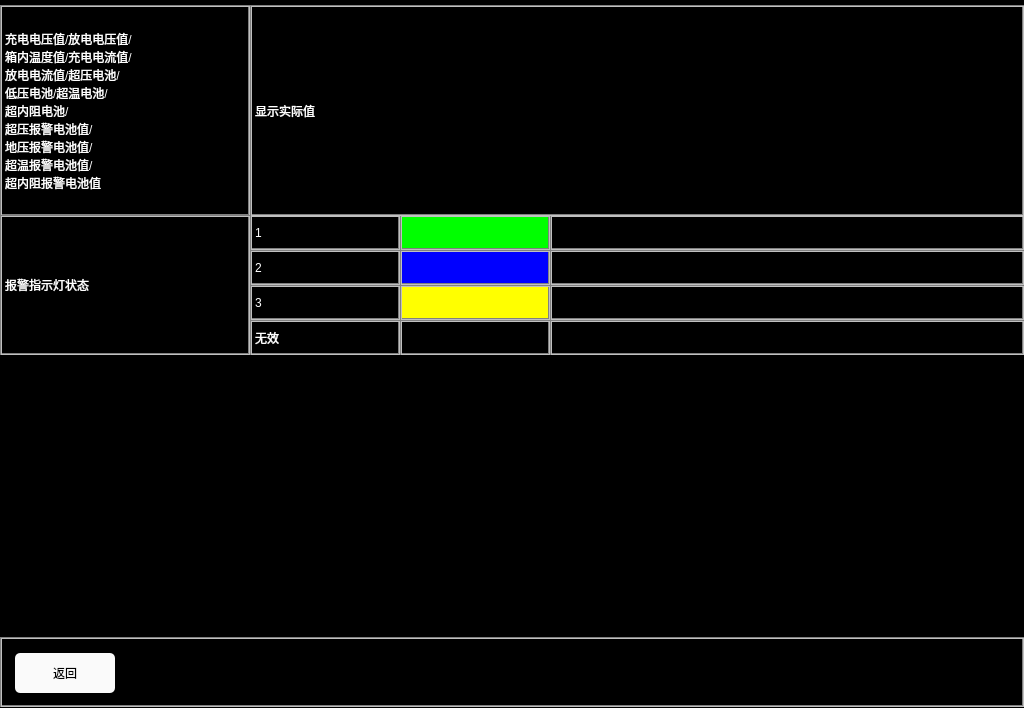
<?xml version="1.0" encoding="UTF-8"?>
<ui version="4.0">
 <class>BatteryHelpPage</class>
 <widget class="QWidget" name="BatteryHelpPage">
  <property name="geometry">
   <rect>
    <x>0</x>
    <y>0</y>
    <width>1024</width>
    <height>708</height>
   </rect>
  </property>
  <property name="windowTitle">
   <string>Form</string>
  </property>
  <property name="styleSheet">
   <string notr="true">QLabel
{
	color: white;
	border: 2px groove gray;
    border-color: gray;
	font: 20px, &quot;SimHei&quot;;	
}

QWidget
{
	background-color: black;
}

QPushButton
{
	font: 20px, &quot;SimHei&quot;;
    color: black;
	background-color: rgb(250, 250, 250);
	border-radius: 5px;
}</string>
  </property>
  <widget class="QLabel" name="label_viewComment">
   <property name="geometry">
    <rect>
     <x>550</x>
     <y>215</y>
     <width>474</width>
     <height>35</height>
    </rect>
   </property>
   <property name="text">
    <string/>
   </property>
  </widget>
  <widget class="QLabel" name="label_viewCondition">
   <property name="geometry">
    <rect>
     <x>250</x>
     <y>215</y>
     <width>150</width>
     <height>35</height>
    </rect>
   </property>
   <property name="text">
    <string>1</string>
   </property>
  </widget>
  <widget class="QLabel" name="label_voltage_2">
   <property name="geometry">
    <rect>
     <x>0</x>
     <y>5</y>
     <width>250</width>
     <height>211</height>
    </rect>
   </property>
   <property name="text">
    <string>充电电压值/放电电压值/
箱内温度值/充电电流值/
放电电流值/超压电池/
低压电池/超温电池/
超内阻电池/
超压报警电池值/
地压报警电池值/
超温报警电池值/
超内阻报警电池值</string>
   </property>
  </widget>
  <widget class="QLabel" name="label_voltage4">
   <property name="geometry">
    <rect>
     <x>250</x>
     <y>285</y>
     <width>150</width>
     <height>35</height>
    </rect>
   </property>
   <property name="text">
    <string>3</string>
   </property>
  </widget>
  <widget class="QLabel" name="label_voltage4_2">
   <property name="geometry">
    <rect>
     <x>550</x>
     <y>285</y>
     <width>474</width>
     <height>35</height>
    </rect>
   </property>
   <property name="text">
    <string/>
   </property>
  </widget>
  <widget class="QLabel" name="label_voltage3_2">
   <property name="geometry">
    <rect>
     <x>550</x>
     <y>250</y>
     <width>474</width>
     <height>35</height>
    </rect>
   </property>
   <property name="text">
    <string/>
   </property>
  </widget>
  <widget class="QLabel" name="label_voltage3_1">
   <property name="geometry">
    <rect>
     <x>400</x>
     <y>250</y>
     <width>150</width>
     <height>35</height>
    </rect>
   </property>
   <property name="styleSheet">
    <string notr="true">background-color: blue;</string>
   </property>
   <property name="text">
    <string/>
   </property>
  </widget>
  <widget class="QLabel" name="label_viewItem">
   <property name="geometry">
    <rect>
     <x>400</x>
     <y>215</y>
     <width>150</width>
     <height>35</height>
    </rect>
   </property>
   <property name="styleSheet">
    <string notr="true">background-color: rgb(0,255,0);</string>
   </property>
   <property name="text">
    <string/>
   </property>
  </widget>
  <widget class="QLabel" name="label_voltage">
   <property name="geometry">
    <rect>
     <x>0</x>
     <y>215</y>
     <width>250</width>
     <height>140</height>
    </rect>
   </property>
   <property name="text">
    <string>报警指示灯状态</string>
   </property>
  </widget>
  <widget class="QLabel" name="label_voltage3">
   <property name="geometry">
    <rect>
     <x>250</x>
     <y>250</y>
     <width>150</width>
     <height>35</height>
    </rect>
   </property>
   <property name="text">
    <string>2</string>
   </property>
  </widget>
  <widget class="QLabel" name="label_voltage4_1">
   <property name="geometry">
    <rect>
     <x>400</x>
     <y>285</y>
     <width>150</width>
     <height>35</height>
    </rect>
   </property>
   <property name="styleSheet">
    <string notr="true">background-color: yellow;</string>
   </property>
   <property name="text">
    <string/>
   </property>
  </widget>
  <widget class="QLabel" name="label_breakLevel2_3">
   <property name="geometry">
    <rect>
     <x>250</x>
     <y>5</y>
     <width>774</width>
     <height>211</height>
    </rect>
   </property>
   <property name="text">
    <string>显示实际值</string>
   </property>
  </widget>
  <widget class="QLabel" name="label_voltage4_3">
   <property name="geometry">
    <rect>
     <x>550</x>
     <y>320</y>
     <width>474</width>
     <height>35</height>
    </rect>
   </property>
   <property name="text">
    <string/>
   </property>
  </widget>
  <widget class="QLabel" name="label_voltage4_4">
   <property name="geometry">
    <rect>
     <x>400</x>
     <y>320</y>
     <width>150</width>
     <height>35</height>
    </rect>
   </property>
   <property name="styleSheet">
    <string notr="true"/>
   </property>
   <property name="text">
    <string/>
   </property>
  </widget>
  <widget class="QLabel" name="label_voltage4_5">
   <property name="geometry">
    <rect>
     <x>250</x>
     <y>320</y>
     <width>150</width>
     <height>35</height>
    </rect>
   </property>
   <property name="text">
    <string>无效</string>
   </property>
  </widget>
  <widget class="QPushButton" name="btn_back">
   <property name="geometry">
    <rect>
     <x>15</x>
     <y>653</y>
     <width>100</width>
     <height>40</height>
    </rect>
   </property>
   <property name="styleSheet">
    <string notr="true">font: 20px, &quot;SimHei&quot;;
color: black;
background-color: rgb(250, 250, 250);
border-radius: 5px;</string>
   </property>
   <property name="text">
    <string>返回</string>
   </property>
  </widget>
  <widget class="QLabel" name="NavigatorBackground">
   <property name="geometry">
    <rect>
     <x>0</x>
     <y>637</y>
     <width>1024</width>
     <height>70</height>
    </rect>
   </property>
   <property name="text">
    <string/>
   </property>
  </widget>
  <zorder>NavigatorBackground</zorder>
  <zorder>label_viewComment</zorder>
  <zorder>label_viewCondition</zorder>
  <zorder>label_voltage_2</zorder>
  <zorder>label_voltage4</zorder>
  <zorder>label_voltage4_2</zorder>
  <zorder>label_voltage3_2</zorder>
  <zorder>label_voltage3_1</zorder>
  <zorder>label_viewItem</zorder>
  <zorder>label_voltage</zorder>
  <zorder>label_voltage3</zorder>
  <zorder>label_voltage4_1</zorder>
  <zorder>label_breakLevel2_3</zorder>
  <zorder>label_voltage4_3</zorder>
  <zorder>label_voltage4_4</zorder>
  <zorder>label_voltage4_5</zorder>
  <zorder>btn_back</zorder>
 </widget>
 <resources/>
 <connections/>
</ui>
